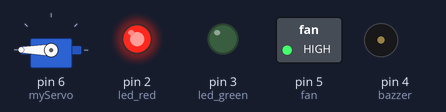
This sketch was run on a simulated Arduino Nano, built with avr-gcc and run on an emulated ATmega328P. Parts: servo, switched loads named in the sketch (green lamp = pin HIGH), output pins drawn as LEDs (lit = HIGH), buzzer (waves = sounding).

Above: at 0.1 s.
At 1.25 s:
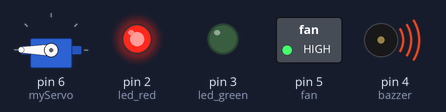
At 2.7 s:
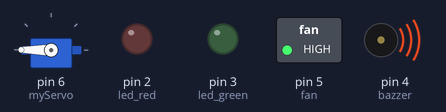
Timing chart, 0 to 3.0 s (numbered marks = the images above):
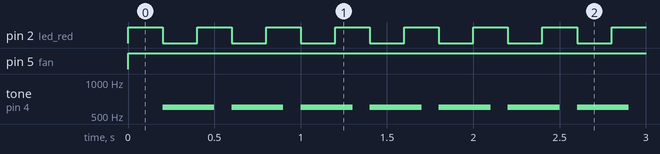

Measured:
- by itself, pin 2 (led_red): alternates HIGH for 0.20 s and LOW for 0.20 s
- by itself, pin 5 (fan): LOW → HIGH at 0.00 s
- by itself, tone on pin 4 (bazzer): alternates 600 Hz for 0.30 s and silent for 0.10 s

The sketch:

gas.ino
```cpp
//BAHA MORTADHA
//Code how to make a gas leakage protection device
#include <Servo.h>
#define MQ5 A7
#define led_red  2
#define led_green  3
#define bazzer  4
#define fan 5
 Servo myServo;

void setup() {
  myServo.attach(6); //servo pin
  myServo.write(0); //servo start position
  pinMode(MQ5,INPUT);
  pinMode(led_red,OUTPUT);
  pinMode(led_green,OUTPUT);
  pinMode(bazzer,OUTPUT);
  pinMode(fan,OUTPUT);
}

void loop() {
 int val=analogRead(A0);
if (val > 200)
 {
  myServo.write(180);
  digitalWrite(fan,HIGH);
  while(val > 200){
  digitalWrite(led_red,HIGH);
  delay(200);
  tone(bazzer,600,300);
  digitalWrite(led_red,LOW);
  delay(200);}
     /*digitalWrite(led_green,LOW);
     digitalWrite(led_red,HIGH);
  delay(200);
  tone(bazzer,600,300);
  digitalWrite(led_red,LOW);
  delay(200);*/
  digitalWrite(fan,LOW);
  myServo.write(0);
}
else {
  digitalWrite(led_green,HIGH);
  }
}
```
